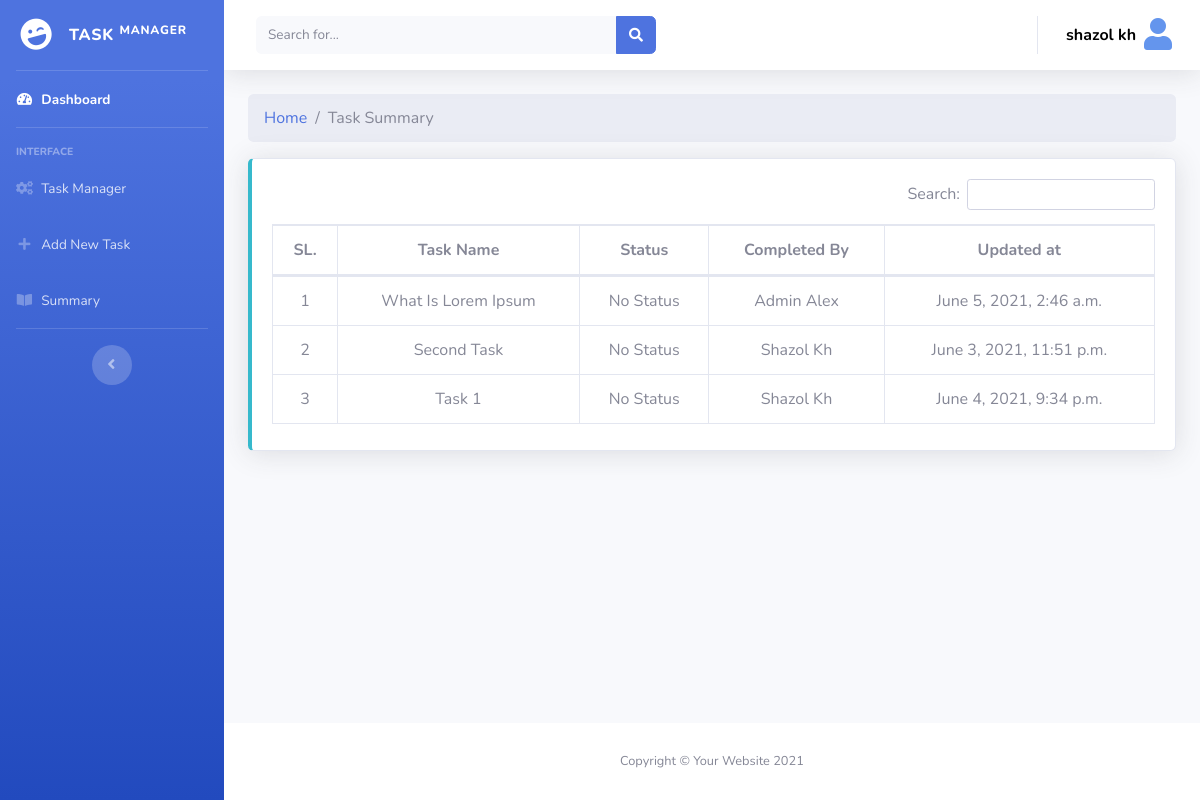
The app's page /task/summary/ (signed in), older data.
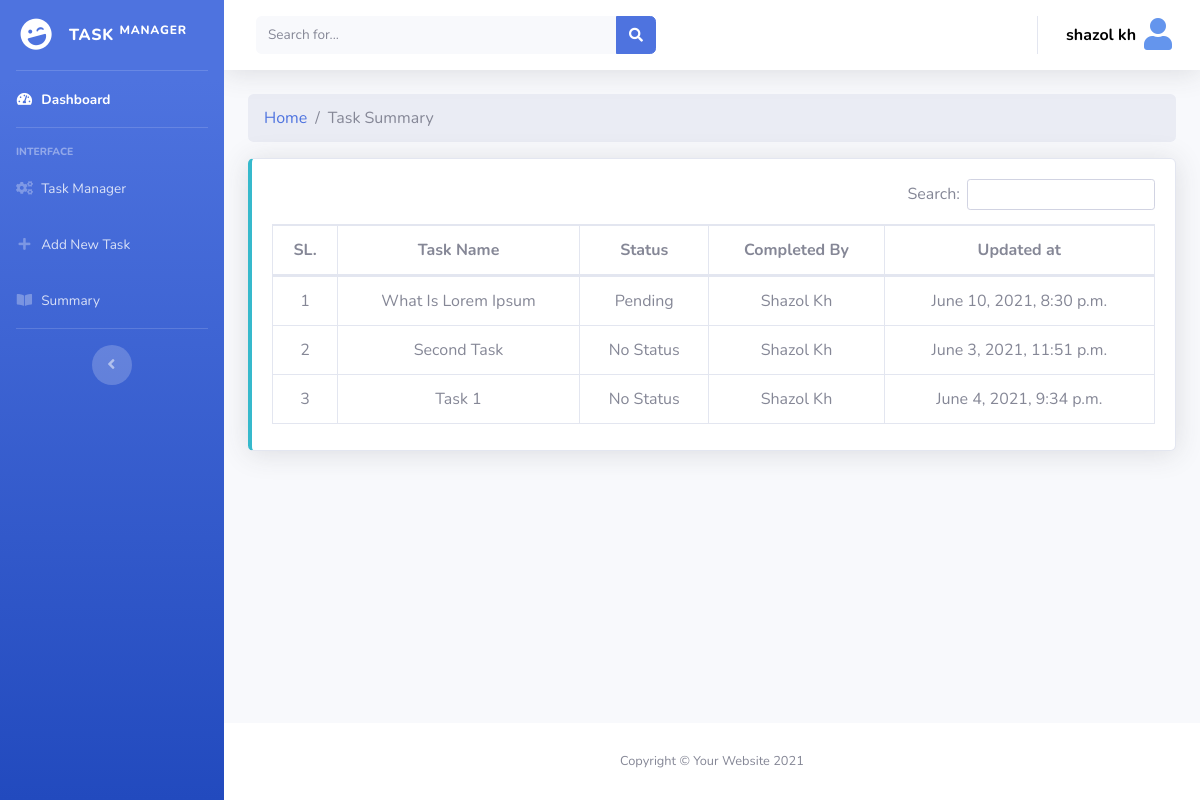
The same page, newer data.
### task_manager/models.py (models this page shows, shortened)
class Task(models.Model):
    task_name = models.CharField(max_length=255)
    STATUS_TYPE = (
        ('complete', 'Complete'),
        ('incomplete', 'Incomplete'),
        ('outstanding', 'Outstanding'),
        ('no status', 'No Status'),
        ('pending', 'Pending'),
    )
    status = models.CharField(max_length=255, choices=STATUS_TYPE, null=True, blank=True)
    updated_at = models.DateTimeField(auto_now_add=False, null=True, blank=True)
    updated_by = models.ForeignKey(User, on_delete=models.CASCADE, null=True, blank=True)
    additional_info = models.TextField(null=True, blank=True)

### task_manager/views.py (the view)
# urls.py: path('summary/', Summary, name='summary'),
@login_required(login_url='login')
def Summary(request):
    task_list = Task.objects.order_by('-id').all()
    page = request.GET.get('page', 1)
    paginator = Paginator(task_list, 15)
    try:
        tasks = paginator.page(page)
    except PageNotAnInteger:
        tasks = paginator.page(1)
    except EmptyPage:
        tasks = paginator.page(paginator.num_pages)
    context = {
        'tasks': tasks,
    }
    return render(request, 'task_manager/summary.html', context)

### templates/task_manager/summary.html (shortened to what this page needs)
{% extends 'task_manager/common/dashboard_base.html' %}
{% load static %}
{% block dasboard_content %}
    <div class="container-fluid">
        {% if perms.task_manager.view_task %}
            <div>
                <ol class="breadcrumb">
                    <li class="breadcrumb-item"><a href="{% url 'main-dashboard' %}">Home</a></li>
                    <li class="breadcrumb-item active">Task Summary</li>
                </ol>
            </div>
            <div class="card border-left-info shadow mb-4">
                <div class="card-body">
                    <div class="table-responsive">
                        <table class="table table-bordered text-center" id="example1">
                            <thead>
                            <tr>
                                <th>SL.</th>
                                <th>Task Name</th>
                                <th>Status</th>
                                <th>Completed By</th>
                                <th>Updated at</th>
                            </tr>
                            </thead>
                            <tbody>
                            {% for task in tasks %}
                                <tr>
                                    <td>{{ forloop.counter }}</td>
                                    <td>{{ task.task_name | title }}</td>
                                    <td>{{ task.get_status_display }}</td>
                                    <td>{{ task.updated_by.first_name|title }}</td>
                                    <td>{{ task.updated_at }}</td>
                                </tr>
                            {% endfor %}
                            </tbody>
                        </table>
                    </div>
                </div>
            </div>
        {% else %}
            <div>
                <ol class="breadcrumb">
                    <li class="breadcrumb-item active">You Don't Have Access to this Page</li>
                </ol>
            </div>
        {% endif %}
    </div>
{% endblock %}
{% block css %}
    <link rel="stylesheet" href="{% static 'dash/data/datatables-bs4/css/dataTables.bootstrap4.min.css' %}">
    <link rel="stylesheet" href="{% static 'dash/data/datatables-responsive/css/responsive.bootstrap4.min.css' %}">
    <link rel="stylesheet" href="{% static 'dash/data/datatables-buttons/css/buttons.bootstrap4.min.css' %}">
{% endblock %}

Row changes from the older to the newer data that the page shows:
changed Task "What Is Lorem Ipsum": status "No Status" → "Pending"; updated_by.first_name "Admin Alex" → "Shazol Kh"; updated_at "June 5, 2021, 2:46 a.m." → "June 10, 2021, 8:30 p.m."
